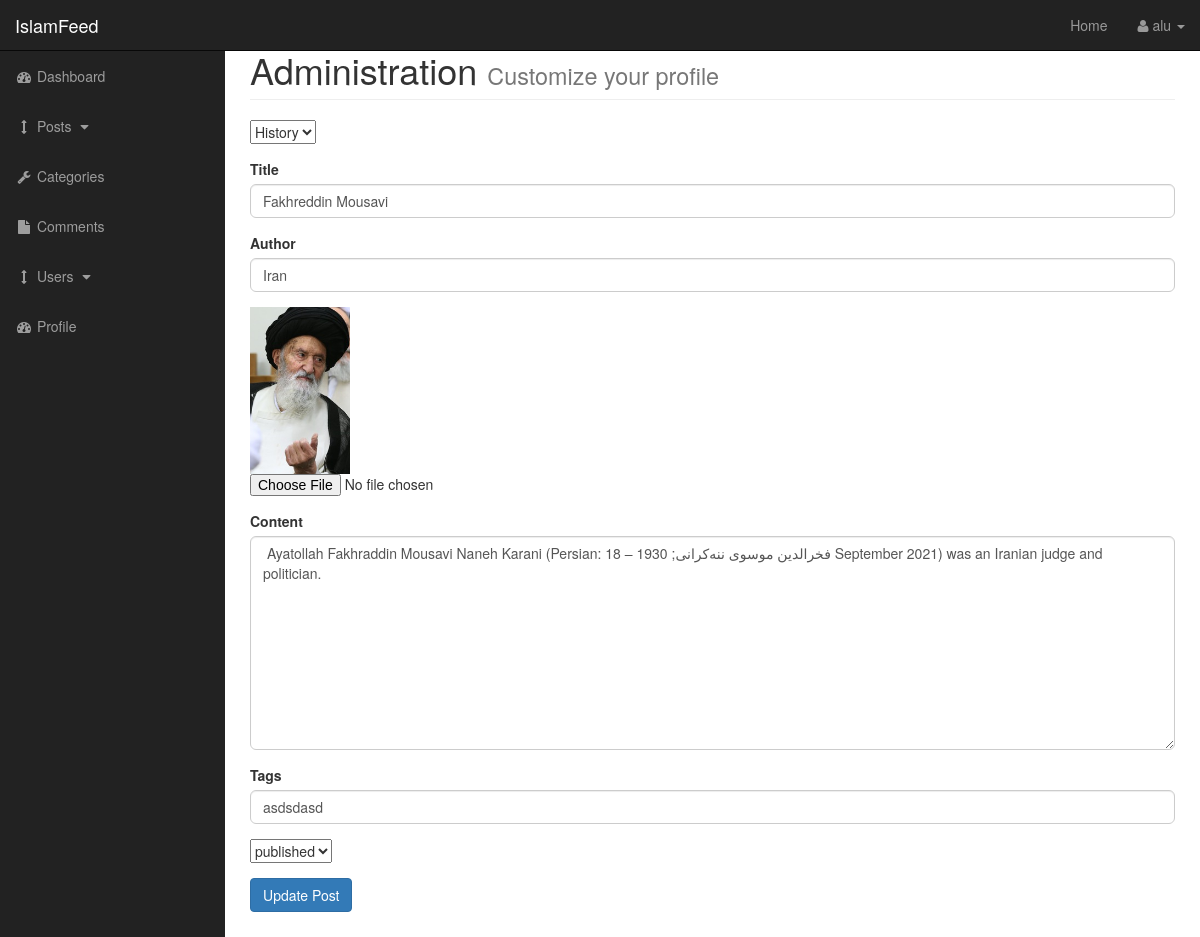
/admin/admin_posts.php?source=edit_post&p_id=12 (signed in), run on an earlier commit of the app's database.
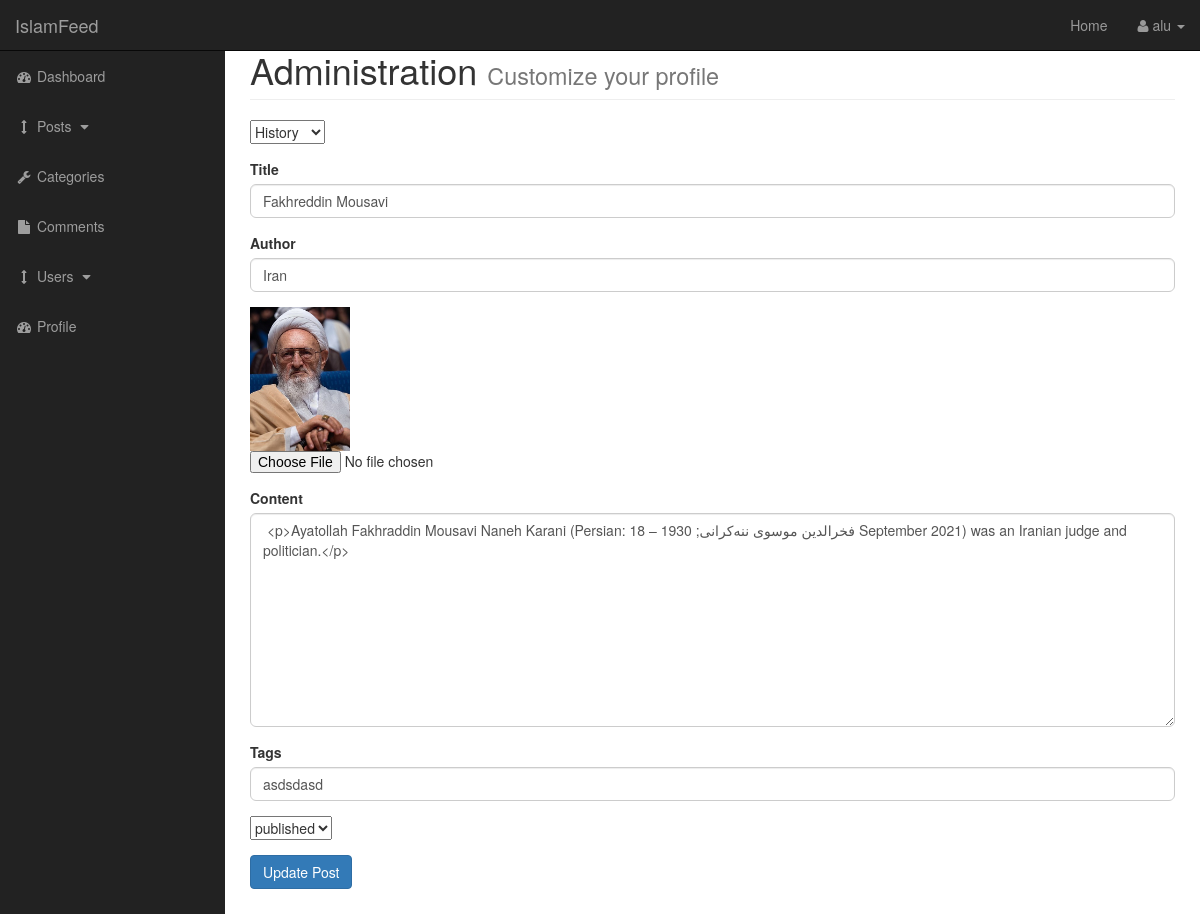
And on a later commit of the database.
### tables this page shows
CREATE TABLE `posts` (
  `post_id` int(11) NOT NULL AUTO_INCREMENT,
  `post_category_id` int(11) NOT NULL,
  `post_title` varchar(255) NOT NULL,
  `post_author` varchar(255) NOT NULL,
  `post_date` date NOT NULL,
  `post_image` text NOT NULL,
  `post_content` text NOT NULL,
  `post_tags` varchar(255) NOT NULL,
  `post_comment_count` int(11) NOT NULL DEFAULT '0',
  `post_status` varchar(255) NOT NULL DEFAULT 'draft',
  `born` varchar(255) DEFAULT NULL,
  `post_summary` varchar(1028) DEFAULT NULL,
  `achievement` text,
  PRIMARY KEY (`post_id`)
);

### admin/includes/edit_post.php (the view, shortened to what this page needs)
<?php
    if(isset($_GET['p_id'])){
        $the_post_id = $_GET['p_id'];
    }
    $query = "SELECT * FROM posts WHERE post_id = $the_post_id";
    $select_posts_by_id = mysqli_query($connection,$query);
    while($row = mysqli_fetch_assoc($select_posts_by_id)){
        $post_title = $row['post_title'];
        $post_author = $row['post_author'];
        $post_image = $row['post_image'];
        $post_content = $row['post_content'];
        $post_tags = $row['post_tags'];
        $post_status = $row['post_status'];
    }
?>
<form action="" method="post" enctype="multipart/form-data">
    <div class="form-group">
        <select name="post_category" id="">
            <?php
                $query = "SELECT * FROM category";
                $update_categories = mysqli_query($connection,$query);
                while($row = mysqli_fetch_assoc($update_categories)){
                    $cat_id = $row['cat_id'];
                    $cat_title = $row['cat_title'];
                    echo "<option value='$cat_id'>{$cat_title}</option>";
                }
            ?>
        </select>
    </div>
    <div class="form-group">
        <label for="title">Title</label>
        <input value="<?php echo $post_title; ?>" type="text" class="form-control" name="post_title">
    </div>
    <div class="form-group">
        <label for="post_author">Author</label>
        <input value="<?php echo $post_author; ?>" type="text" class="form-control" name="post_author">
    </div>
    <div class="form-group">
        <img width="100" src="../images/<?php echo $post_image; ?>" alt="">
        <input type="file" name="post_image">
    </div>
    <div class="form-group">
        <label for="post_content">Content</label>
        <textarea class="form-control" name="post_content" id="edit" col="30" rows="10"> <?php echo $post_content; ?> </textarea>
    </div>
    <div class="form-group">
        <label for="post_tags">Tags</label>
        <input value="<?php echo $post_tags; ?>" type="text" class="form-control" name="post_tags">
    </div>
    <div class="form-group">
        <select name="post_status" id="">
            <option value='<?php echo $post_status;?>'><?php echo $post_status;?></option>
        </select>
    </div>
    <div class="form-group">
        <input class="btn btn-primary" type="submit" name="update_post" value="Update Post">
    </div>
</form>

### admin/includes/admin_navigation.php (shortened to what this page needs)
<nav class="navbar navbar-inverse navbar-fixed-top" role="navigation">
            <div class="navbar-header">
                <a class="navbar-brand" href="../index.php">IslamFeed</a>
            </div>
            <ul class="nav navbar-right top-nav">
                <li><a href="../index.php">Home</a></li>
                <li class="dropdown">
                    <a href="#" class="dropdown-toggle" data-toggle="dropdown"><i class="fa fa-user"></i> <?php echo $_SESSION['username']?> <b class="caret"></b></a>
                </li>
            </ul>
            <div class="collapse navbar-collapse navbar-ex1-collapse">
                <ul class="nav navbar-nav side-nav">
                    <li>
                        <a href="admin_index.php"><i class="fa fa-fw fa-dashboard"></i> Dashboard</a>
                    </li>
                    <li>
                        <a href="javascript:;" data-toggle="collapse" data-target="#posts_dropdown"><i class="fa fa-fw fa-arrows-v"></i> Posts <i class="fa fa-fw fa-caret-down"></i></a>
                    </li>
                    <li>
                        <a href="admin_categories.php"><i class="fa fa-fw fa-wrench"></i> Categories</a>
                    </li>
                    <li class="">
                        <a href="comments.php"><i class="fa fa-fw fa-file"></i> Comments</a>
                    </li>
                    <li>
                        <a href="javascript:;" data-toggle="collapse" data-target="#demo"><i class="fa fa-fw fa-arrows-v"></i> Users <i class="fa fa-fw fa-caret-down"></i></a>
                    </li>
                    <li>
                        <a href="profile.php"><i class="fa fa-fw fa-dashboard"></i> Profile</a>
                    </li>
                </ul>
            </div>
        </nav>

What changed in the data, as far as the page shows it:
changed posts "Fakhreddin Mousavi": post_image: a different picture; post_content "Ayatollah Fakhraddin Mousavi Naneh Karani (Persian: ‌فخرالدین موسوی ننه‌کرانی; 1930 – 18 September 2021) was an Iranian judge and politician." → "<p>Ayatollah Fakhraddin Mousavi Naneh Karani (Persian: ‌فخرالدین موسوی ننه‌کرانی; 1930 – 18 September 2021) was an Iranian judge and politician.</p>"
